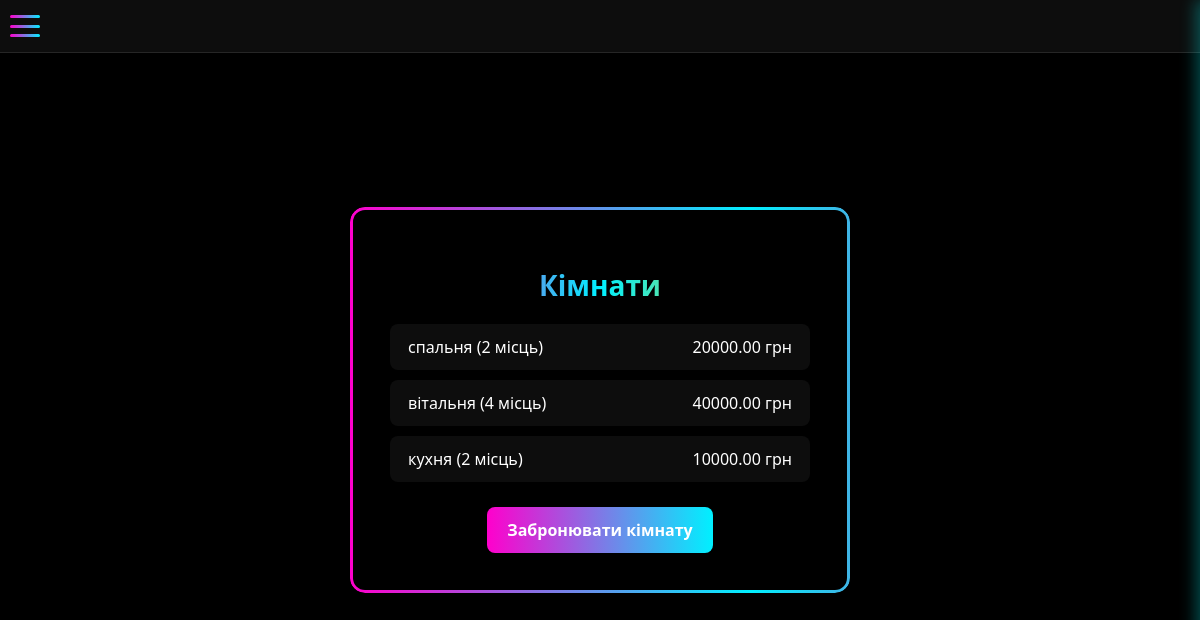
The app's page / (signed in) with its own data.
### booking/models.py (models this page shows, shortened)
class Room(models.Model):
    name = models.CharField(max_length=100)
    capacity = models.PositiveIntegerField()
    price = models.DecimalField(max_digits=7, decimal_places=2)
    notes = models.TextField(blank=True)

### booking/views.py (the view)
# urls.py: 2. Add a URL to urlpatterns:  path('', views.home, name='home')
def home(request):
    rooms = Room.objects.all()
    return render(request, "home.html", {"rooms": rooms})

### booking/templates/home.html (shortened to what this page needs)
{% load static %}
<!DOCTYPE html>
<html lang="uk">
<head>
    <link rel="stylesheet" href="{% static 'style.css' %}">
</head>
<header class="header">
    <div class="header-container">
        <div class="burger" id="burger">
            <span></span>
            <span></span>
            <span></span>
        </div>
    </div>
</header>
<body>
    <div class="container">
        <h1>Кімнати</h1>
        <ul>
            {% for r in rooms %}
                <li>
                    <span class="room-name">{{ r.name }} ({{ r.capacity }} місць)</span>
                    <span class="room-price">{{ r.price }} грн</span>
                </li>
            {% empty %}
                <li class="empty">Поки немає кімнат</li>
            {% endfor %}
        </ul>
        <a href="{% url 'book_room' %}" class="btn">Забронювати кімнату</a>
    </div>
</body>
</html>

### booking/static/style.css (style rules this page uses)
body { margin: 0; font-family: "Segoe UI", sans-serif; background: #000; color: #fff; display: flex; justify-content: center; align-items: center; height: 100vh; }
.container { position: relative; background: black; padding: 40px; border-radius: 15px; width: 420px; text-align: center; z-index: 1; }
.container::before { content: ""; position: absolute; inset: 0; padding: 3px; border-radius: 15px; background: linear-gradient( 270deg, #ff00cc, #3333ff, #ffcc00, #ff0099, #00f0ff, #ff00cc ); background-size: 400% 400%; animation: borderFlow 8s linear infinite; mask: linear-gradient(#fff 0 0) content-box, linear-gradient(#fff 0 0); -webkit-mask: linear-gradient(#fff 0 0) content-box, linear-gradient(#fff 0 0); mask-composite: exclude; -webkit-mask-composite: xor; z-index: -1; }
h1 { margin-bottom: 20px; font-size: 28px; background: linear-gradient(90deg, #ff00cc, #00f0ff, #ffcc00); background-clip: text; color: transparent; -webkit-background-clip: text; -webkit-text-fill-color: transparent; animation: textGlow 4s infinite alternate; }
ul { list-style: none; padding: 0; margin: 0 0 25px 0; }
li { display: flex; justify-content: space-between; padding: 12px 18px; margin-bottom: 10px; background: rgba(255,255,255,0.05); border-radius: 8px; transition: transform 0.2s ease; }
.btn { display: inline-block; padding: 12px 20px; border-radius: 8px; background: linear-gradient(90deg, #ff00cc, #00f0ff); color: #fff; text-decoration: none; font-weight: bold; transition: 0.3s ease; }
.header { width: 100%; padding: 15px 0; background: rgba(255, 255, 255, 0.05); display: flex; justify-content: flex-start; align-items: center; position: fixed; top: 0; left: 0; backdrop-filter: blur(10px); z-index: 100; border-bottom: 1px solid rgba(255,255,255,0.1); }
.header-container { width: 100%; display: flex; align-items: center; justify-content: flex-start; gap: 15px; padding-left: 10px; }
.burger { width: 30px; height: 22px; display: flex; flex-direction: column; justify-content: space-between; cursor: pointer; z-index: 101; }
.burger span { display: block; height: 3px; width: 100%; background: linear-gradient(90deg, #ff00cc, #00f0ff); border-radius: 3px; transition: all 0.3s ease; }

### records on screen
Room: name "спальня", capacity "2", price "20000.00"
Room: name "вітальня", capacity "4", price "40000.00"
Room: name "кухня", capacity "2", price "10000.00"
